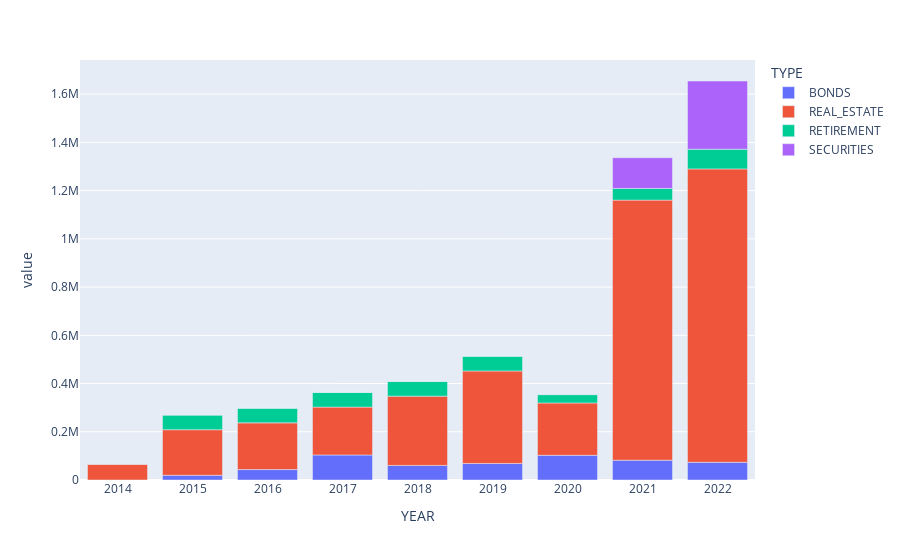

The cell this chart's notebook holds for it:
### Code cell
analysis_fields = ["BONDS", "REAL_ESTATE", "RETIREMENT", "SECURITIES"]
fig = px.bar(data)
fig.show()

### Figure 1 — Plotly figure (JSON) as saved in the notebook; plotly's stock layout.template omitted (floating-point values rounded to 4 significant figures)
{"data": [{"alignmentgroup": "True", "hovertemplate": "TYPE=BONDS<br>YEAR=%{x}<br>value=%{y}<extra></extra>", "legendgroup": "BONDS", "marker": {"color": "#636efa", "pattern": {"shape": ""}}, "name": "BONDS", "offsetgroup": "BONDS", "orientation": "v", "showlegend": true, "textposition": "auto", "type": "bar", "x": [2014, 2015, 2016, 2017, 2018, 2019, 2020, 2021, 2022], "xaxis": "x", "y": [0, 19630.0, 43240.0, 103800.0, 60490.0, 68690.0, 102400.0, 82120.0, 73440.0], "yaxis": "y"}, {"alignmentgroup": "True", "hovertemplate": "TYPE=REAL_ESTATE<br>YEAR=%{x}<br>value=%{y}<extra></extra>", "legendgroup": "REAL_ESTATE", "marker": {"color": "#EF553B", "pattern": {"shape": ""}}, "name": "REAL_ESTATE", "offsetgroup": "REAL_ESTATE", "orientation": "v", "showlegend": true, "textposition": "auto", "type": "bar", "x": [2014, 2015, 2016, 2017, 2018, 2019, 2020, 2021, 2022], "xaxis": "x", "y": [66000, 188900.0, 193600.0, 198500.0, 287300.0, 383500.0, 217100.0, 1078000.0, 1216000.0], "yaxis": "y"}, {"alignmentgroup": "True", "hovertemplate": "TYPE=RETIREMENT<br>YEAR=%{x}<br>value=%{y}<extra></extra>", "legendgroup": "RETIREMENT", "marker": {"color": "#00cc96", "pattern": {"shape": ""}}, "name": "RETIREMENT", "offsetgroup": "RETIREMENT", "orientation": "v", "showlegend": true, "textposition": "auto", "type": "bar", "x": [2014, 2015, 2016, 2017, 2018, 2019, 2020, 2021, 2022], "xaxis": "x", "y": [0, 60700.0, 60760.0, 60820.0, 60880.0, 60940.0, 34680.0, 48390.0, 81640.0], "yaxis": "y"}, {"alignmentgroup": "True", "hovertemplate": "TYPE=SECURITIES<br>YEAR=%{x}<br>value=%{y}<extra></extra>", "legendgroup": "SECURITIES", "marker": {"color": "#ab63fa", "pattern": {"shape": ""}}, "name": "SECURITIES", "offsetgroup": "SECURITIES", "orientation": "v", "showlegend": true, "textposition": "auto", "type": "bar", "x": [2014, 2015, 2016, 2017, 2018, 2019, 2020, 2021, 2022], "xaxis": "x", "y": [0, 0, 0, 0, 0, 0, 0, 127100.0, 282800.0], "yaxis": "y"}], "layout": {"barmode": "relative", "legend": {"title": {"text": "TYPE"}, "tracegroupgap": 0}, "margin": {"t": 60}, "xaxis": {"anchor": "y", "domain": [0, 1], "title": {"text": "YEAR"}}, "yaxis": {"anchor": "x", "domain": [0, 1], "title": {"text": "value"}}}}
